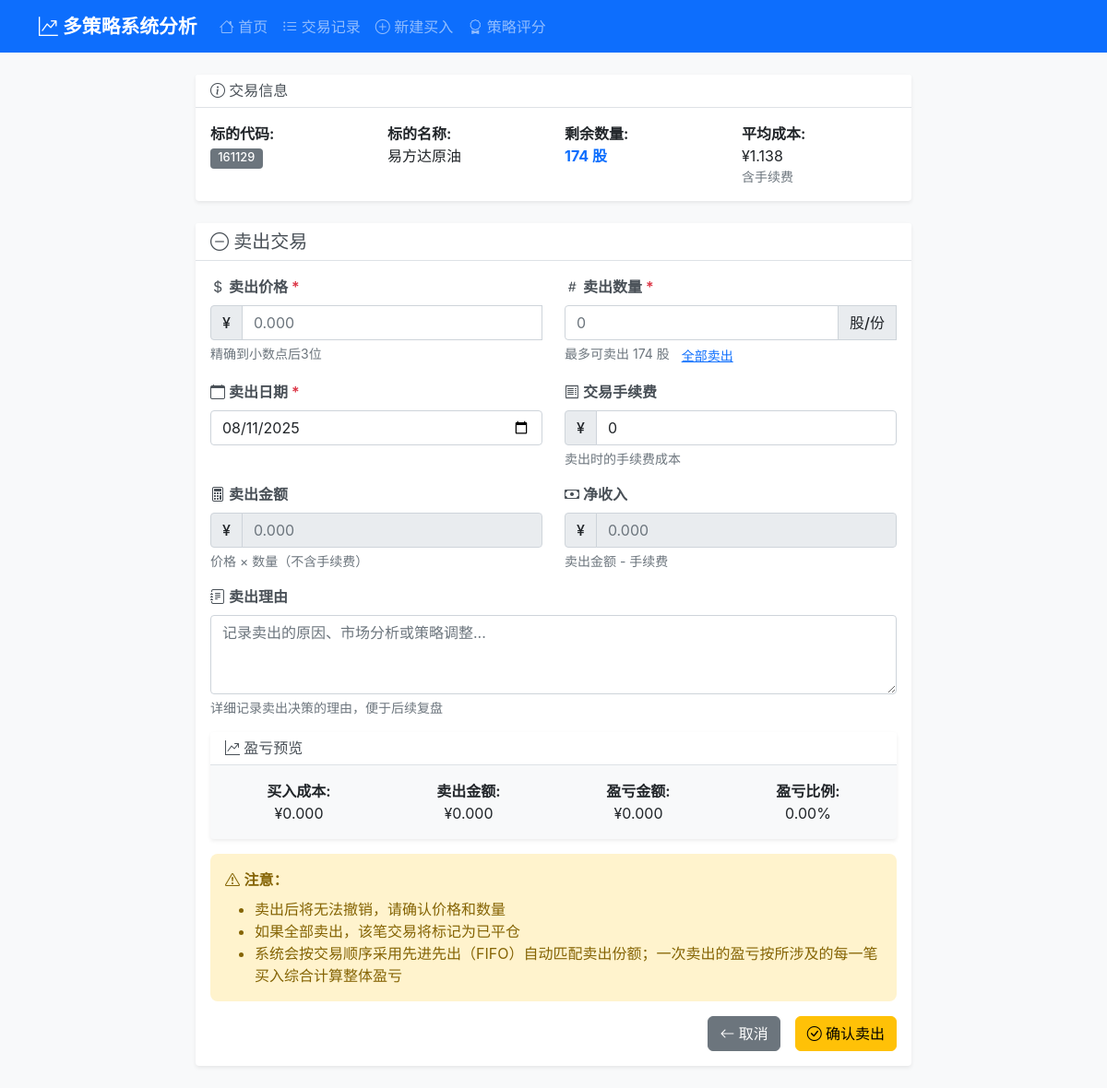
The app's page /add_sell/27, older data.
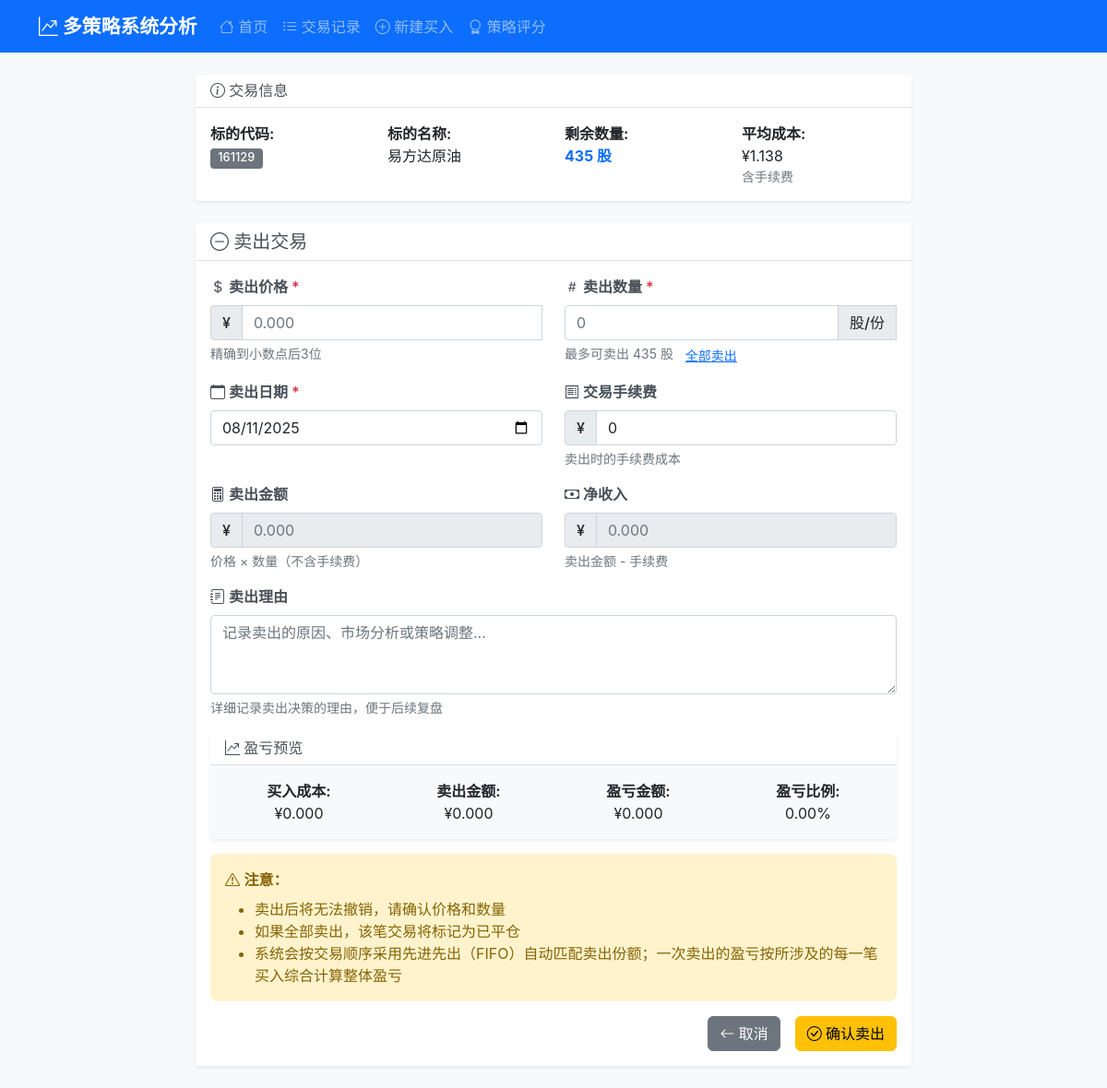
The same page, newer data.
### tables this page shows
CREATE TABLE trades (
                id INTEGER PRIMARY KEY AUTOINCREMENT,
                symbol_code TEXT NOT NULL,
                symbol_name TEXT NOT NULL,
                open_date DATE NOT NULL,
                close_date DATE,
                status TEXT DEFAULT 'open',  -- open: 持仓中, closed: 已平仓
                total_buy_amount DECIMAL(15,3) DEFAULT 0,
                total_buy_quantity INTEGER DEFAULT 0,
                total_sell_amount DECIMAL(15,3) DEFAULT 0,
                total_sell_quantity INTEGER DEFAULT 0,
                remaining_quantity INTEGER DEFAULT 0,
                total_profit_loss DECIMAL(15,3) DEFAULT 0,
                total_profit_loss_pct DECIMAL(8,4) DEFAULT 0,
                holding_days INTEGER DEFAULT 0,
                created_at TIMESTAMP DEFAULT CURRENT_TIMESTAMP,
                updated_at TIMESTAMP DEFAULT CURRENT_TIMESTAMP
            , strategy TEXT DEFAULT "trend", trade_log TEXT, deleted_at TIMESTAMP, deleted_reason TEXT, strategy_id INTEGER, is_deleted INTEGER DEFAULT 0, delete_date TIMESTAMP, delete_reason TEXT, operator_note TEXT, total_gross_profit DECIMAL(15,3) DEFAULT 0, total_net_profit DECIMAL(15,3) DEFAULT 0, total_net_profit_pct DECIMAL(8,4) DEFAULT 0);

### routes/trading_routes.py (the view, shortened to what this page needs)
@trading_bp.route('/add_sell/<int:trade_id>', methods=['GET', 'POST'])
def add_sell(trade_id):
    if request.method == 'GET':
        try:
            trading_service = TradingService(current_app.db_service)
            trade = trading_service.get_trade_by_id(trade_id)
            if not trade:
                return redirect(url_for('trading.trades'))
            from sqlite3 import Row
            db = current_app.db_service
            row = db.execute_query(
                """
                SELECT COALESCE(SUM(price * quantity), 0) AS gross_buy,
                       COALESCE(SUM(quantity), 0) AS qty
                FROM trade_details
                WHERE trade_id = ? AND transaction_type = 'buy' AND is_deleted = 0
                """,
                (trade_id,),
                fetch_one=True,
            )
            gross_buy = row['gross_buy'] if row else 0
            qty = row['qty'] if row else 0
            avg_buy_price_ex_fee = float(gross_buy) / float(qty) if qty else 0.0
            return render_template('add_sell.html', trade=trade, avg_buy_price_ex_fee=avg_buy_price_ex_fee)
        except Exception as e:
            current_app.logger.error(f"卖出页面加载失败: {str(e)}")
            return redirect(url_for('trading.trades'))

### services/database_service.py (called while the page is built)
    def execute_query(self, query: str, params: tuple = (), fetch_one: bool = False, fetch_all: bool = True) -> Any:
        with self.get_connection() as conn:
            cursor = conn.cursor()
            cursor.execute(query, params)
            if query.strip().upper().startswith(('INSERT', 'UPDATE', 'DELETE')):
                conn.commit()
            if fetch_one:
                return cursor.fetchone()
            elif fetch_all:
                return cursor.fetchall()
            else:
                return cursor.lastrowid

### services/trading_service.py (called while the page is built)
    def get_trade_by_id(self, trade_id: int) -> Optional[Dict[str, Any]]:
        query = '''
            SELECT t.*, s.name as strategy_name
            FROM trades t
            LEFT JOIN strategies s ON t.strategy_id = s.id
            WHERE t.id = ?
        '''
        trade = self.db.execute_query(query, (trade_id,), fetch_one=True)
        return dict(trade) if trade else None

### templates/add_sell.html (shortened to what the changed rows need)
{% extends "base.html" %}
{% block content %}
<div class="row justify-content-center">
    <div class="col-lg-8">
        <div class="card mb-4">
            <div class="card-body">
                <div class="row">
                    <div class="col-md-3">
                        <strong>标的代码:</strong><br>
                        <span class="badge bg-secondary">{{ trade.symbol_code }}</span>
                    </div>
                    <div class="col-md-3">
                        <strong>标的名称:</strong><br>
                        {{ trade.symbol_name }}
                    </div>
                    <div class="col-md-3">
                        <strong>剩余数量:</strong><br>
                        <span class="text-primary fw-bold">{{ trade.remaining_quantity }} 股</span>
                    </div>
                    <div class="col-md-3">
                        <strong>平均成本:</strong><br>
                        ¥{{ "%.3f"|format(trade.total_buy_amount / trade.total_buy_quantity) }}
                        <small class="text-muted d-block">含手续费</small>
                    </div>
                </div>
            </div>
        </div>
        <div class="card">
            <div class="card-body">
                <form method="POST" class="needs-validation" novalidate>
                    <div class="row">
                        <div class="col-md-6 mb-3">
                            <label for="quantity" class="form-label">
                                <i class="bi bi-hash"></i> 卖出数量 <span class="text-danger">*</span>
                            </label>
                            <div class="input-group">
                                <input type="number" class="form-control" id="quantity" name="quantity"
                                       min="1" max="{{ trade.remaining_quantity }}" placeholder="0" required>
                                <span class="input-group-text">股/份</span>
                            </div>
                            <div class="form-text">
                                最多可卖出 {{ trade.remaining_quantity }} 股
                                <button type="button" class="btn btn-link btn-sm p-0 ms-2" onclick="setMaxQuantity()">
                                </button>
                            </div>
                        </div>
                    </div>
                </form>
            </div>
        </div>
    </div>
</div>
{% endblock %}

Row changes from the older to the newer data that the page shows:
changed trades "易方达原油": remaining_quantity "174" → "435"
